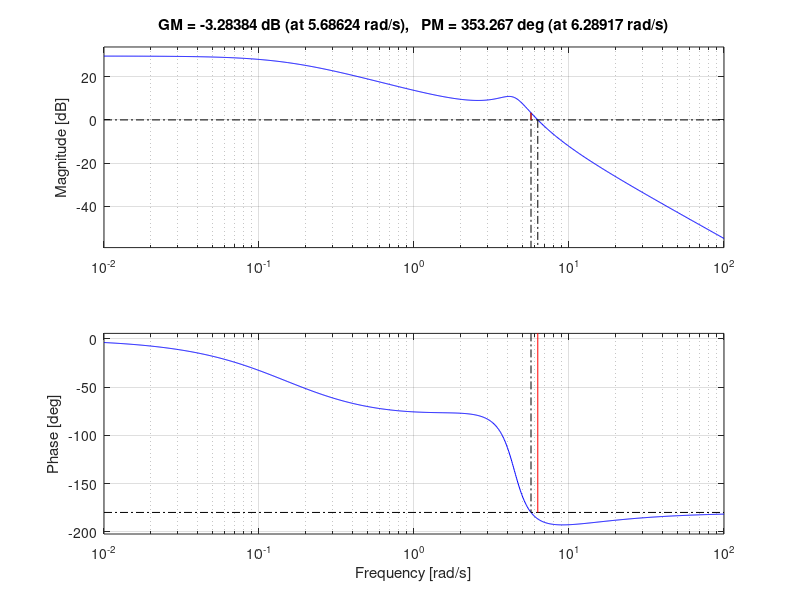
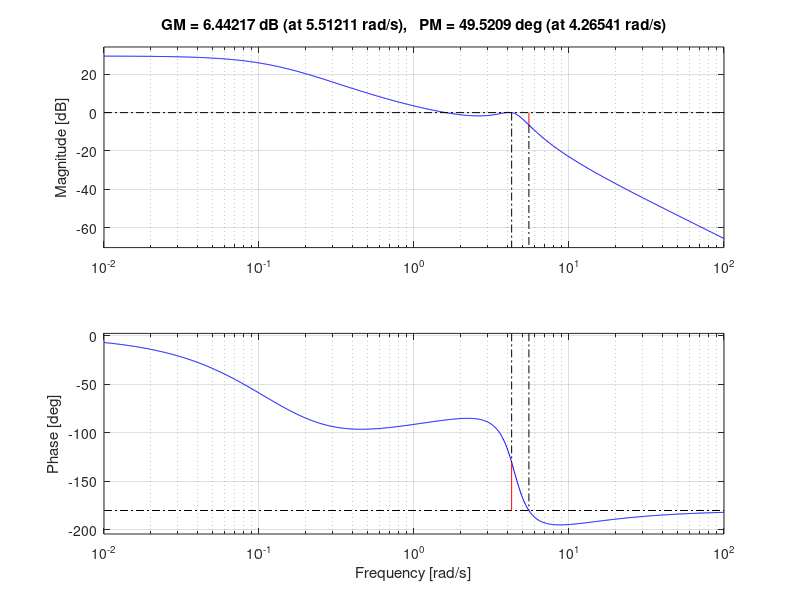

Reproduce these figures in MATLAB, in order. (Note: this script raises an error after producing the figures.)
% Control System Final Exam

G = tf([1 5], [1 2 20 3]);
K = 18; L = K*G;
figure(1)
margin(L)

wc = 4.14; % select wc based on phase = -130
M = 10.8; % attenuation dB
alpha = 10^(M/20);
z = wc/10;
p = z/alpha;

Gc = K*p/z*tf([1 z], [1 p]);
L = Gc*G
figure(2)
margin(L)

T = feedback(L, 1);
stepinfo(T)
figure(3)
step(T)
